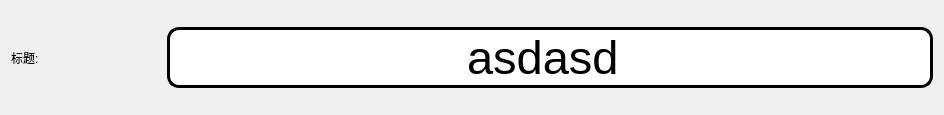
<?xml version="1.0" encoding="UTF-8"?>
<ui version="4.0">
 <class>CusLineEdit</class>
 <widget class="QWidget" name="CusLineEdit">
  <property name="geometry">
   <rect>
    <x>0</x>
    <y>0</y>
    <width>944</width>
    <height>115</height>
   </rect>
  </property>
  <property name="minimumSize">
   <size>
    <width>0</width>
    <height>0</height>
   </size>
  </property>
  <property name="windowTitle">
   <string>Form</string>
  </property>
  <layout class="QGridLayout" name="gridLayout">
   <item row="0" column="1">
    <widget class="QLineEdit" name="lineEdit">
     <property name="minimumSize">
      <size>
       <width>0</width>
       <height>50</height>
      </size>
     </property>
     <property name="styleSheet">
      <string notr="true">QLineEdit#lineEdit
{
	border: 3px solid black;
	border-radius: 12px;
	font: 35pt;
}</string>
     </property>
     <property name="text">
      <string>asdasd </string>
     </property>
     <property name="alignment">
      <set>Qt::AlignCenter</set>
     </property>
    </widget>
   </item>
   <item row="0" column="0">
    <widget class="QLabel" name="label">
     <property name="minimumSize">
      <size>
       <width>150</width>
       <height>0</height>
      </size>
     </property>
     <property name="styleSheet">
      <string notr="true">font: 28pt &quot;Microsoft YaHei UI&quot;;</string>
     </property>
     <property name="text">
      <string>标题:</string>
     </property>
    </widget>
   </item>
  </layout>
 </widget>
 <resources/>
 <connections/>
</ui>
